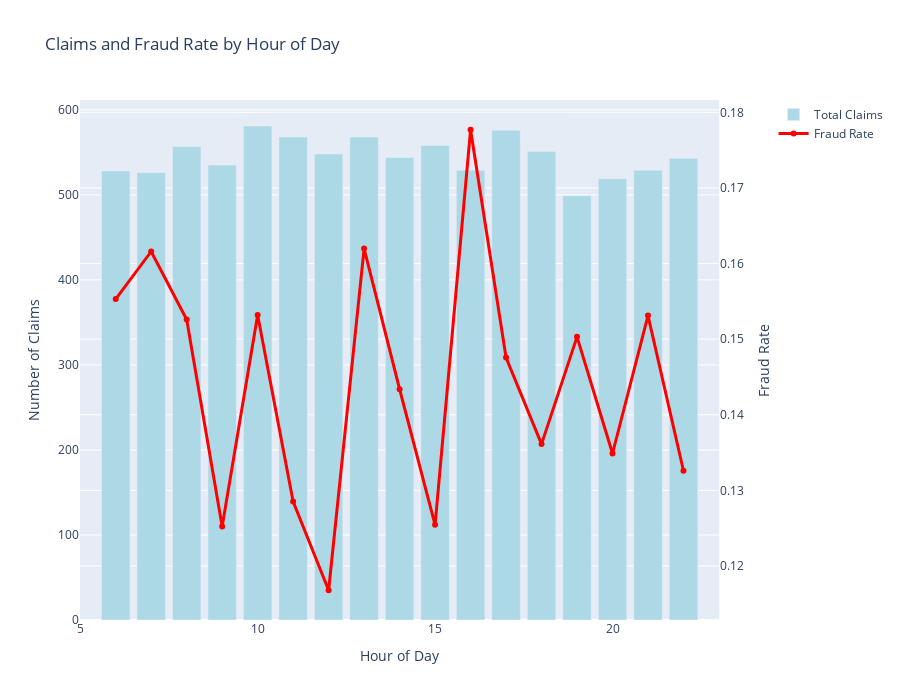

Source (notebook cell):
### Code cell
# Fraud by hour of day
hourly_fraud = synthetic_df.groupby('transaction_hour')['is_fraudulent'].agg(['sum', 'count', 'mean'])

fig = make_subplots(specs=[[{"secondary_y": True}]])

fig.add_trace(
    go.Bar(x=hourly_fraud.index, y=hourly_fraud['count'], name='Total Claims', marker_color='lightblue'),
    secondary_y=False
)

fig.add_trace(
    go.Scatter(x=hourly_fraud.index, y=hourly_fraud['mean'], name='Fraud Rate', line=dict(color='red', width=3)),
    secondary_y=True
)

fig.update_layout(title='Claims and Fraud Rate by Hour of Day', height=700)
fig.update_xaxes(title_text='Hour of Day')
fig.update_yaxes(title_text='Number of Claims', secondary_y=False)
fig.update_yaxes(title_text='Fraud Rate', secondary_y=True)

fig.show()

### Figure 1 — Plotly figure (JSON) as saved in the notebook; plotly's stock layout.template omitted (floating-point values rounded to 4 significant figures)
{"data": [{"marker": {"color": "lightblue"}, "name": "Total Claims", "type": "bar", "x": [6, 7, 8, 9, 10, 11, 12, 13, 14, 15, 16, 17, 18, 19, 20, 21, 22], "xaxis": "x", "y": [528, 526, 557, 535, 581, 568, 548, 568, 544, 558, 529, 576, 551, 499, 519, 529, 543], "yaxis": "y"}, {"line": {"color": "red", "width": 3}, "name": "Fraud Rate", "type": "scatter", "x": [6, 7, 8, 9, 10, 11, 12, 13, 14, 15, 16, 17, 18, 19, 20, 21, 22], "xaxis": "x", "y": [0.1553, 0.1616, 0.1526, 0.1252, 0.1532, 0.1285, 0.1168, 0.162, 0.1434, 0.1254, 0.1777, 0.1476, 0.1361, 0.1503, 0.1349, 0.1531, 0.1326], "yaxis": "y2"}], "layout": {"height": 700, "title": {"text": "Claims and Fraud Rate by Hour of Day"}, "xaxis": {"anchor": "y", "domain": [0, 0.94], "title": {"text": "Hour of Day"}}, "yaxis": {"anchor": "x", "domain": [0, 1], "title": {"text": "Number of Claims"}}, "yaxis2": {"anchor": "x", "overlaying": "y", "side": "right", "title": {"text": "Fraud Rate"}}}}
